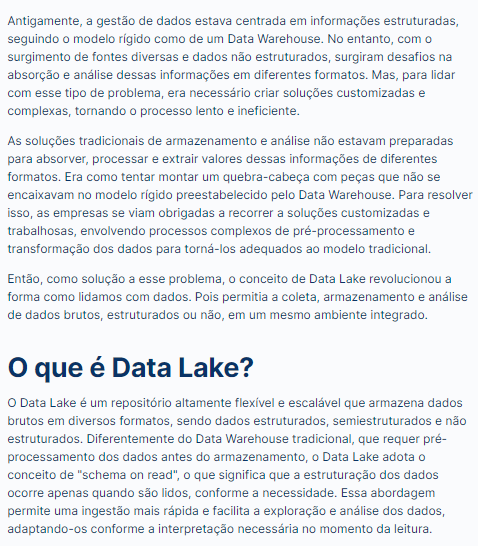
#> input picture testes-reconhecimento-texto/artigo.png, 478 x 546 px, found by its file name
$ jupyter execute Notebook.ipynb   (shell and % lines are left out)
#> lines starting #> are read from the running program, lines starting #| are printed output that depends on the picture; after the words box and inside, x2 and y2 are one past the last pixel; in counts of white or black regions, pixels touching at a corner belong together
<a href="https://colab.research.google.com/github/strawndri/tmcc-voculary/blob/main/Notebook.ipynb" target="_parent"></a>

[cell 1]
import pytesseract as pt
import numpy as np
import cv2
from google.colab.patches import cv2_imshow
from langdetect import detect

[cell 2]
def extrair_texto(imagem):

    codigos = {
        'en': 'eng',
        'es': 'spa',
        'fr': 'fra',
        'id': 'ind',
        'it': 'ita',
        'ja': 'jpn',
        'pt': 'por',
        'th': 'tha',
        'uk': 'ukr',
        'zh-cn': 'chi_sim',
        'zh-tw': 'chi_tra'
    }

    img = cv2.imread(imagem)
#> img is the input picture: shape (546, 478, 3); mean B, G, R 238.3, 234.5, 231.5
    img = cv2.cvtColor(img, cv2.COLOR_BGR2GRAY)
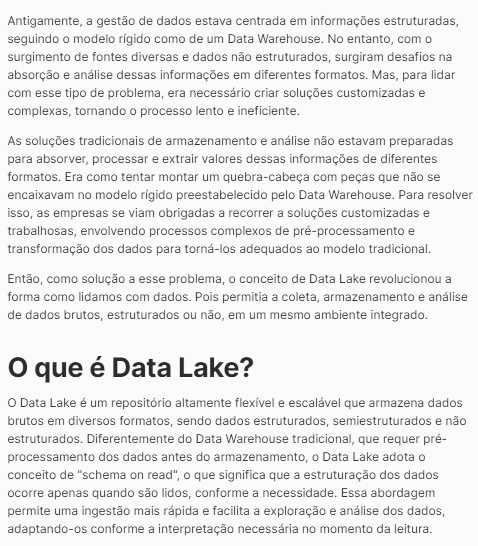
#> img: shape (546, 478); min 44, max 251, mean 234.1
    img_cinza = cv2.resize(img, None, fx=2, fy=2, interpolation=cv2.INTER_LINEAR)
    imagem_suavizada = cv2.GaussianBlur(img_cinza, (5, 5), 0)
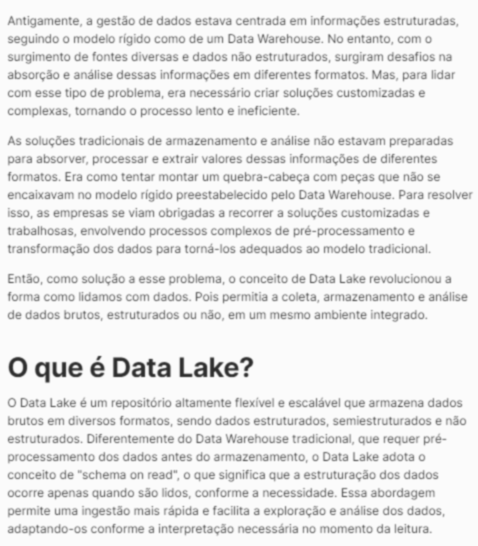
#> imagem_suavizada: shape (1092, 956) (shown at 1/2 size); min 44, max 251, mean 234.1
    # Aplicando thresholding
    _, img_threshold = cv2.threshold(img_cinza, 50, 255, cv2.THRESH_BINARY_INV + cv2.THRESH_OTSU)
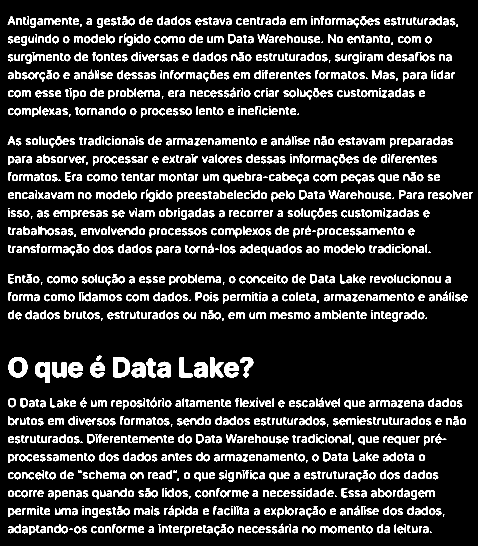
#> img_threshold: shape (1092, 956) (shown at 1/2 size); 14.7% white; 1576 white regions (101 under 20 px), largest, box (x1, y1, x2, y2) and area: (226, 714, 260, 755) 914, (17, 714, 55, 755) 900, (70, 724, 100, 766) 818

    # Verificando se a imagem tem mais pixels pretos do que brancos
    if cv2.countNonZero(img_threshold) < (img_threshold.size / 2):
        # Inversão de cores
        img_threshold = 255 - img_threshold
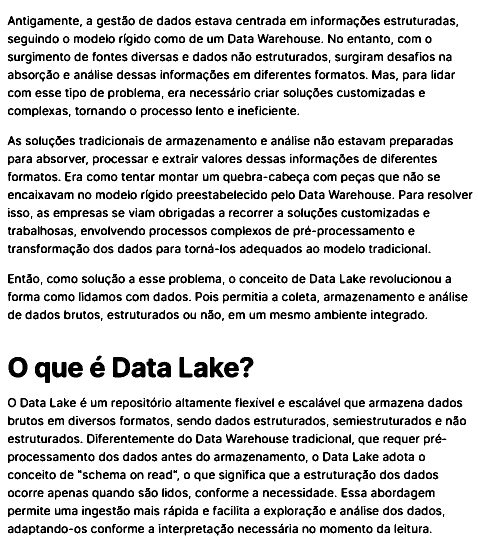
#> img_threshold: shape (1092, 956) (shown at 1/2 size); 85.3% white; 1576 black regions (101 under 20 px), largest, box (x1, y1, x2, y2) and area: (226, 714, 260, 755) 914, (17, 714, 55, 755) 900, (70, 724, 100, 766) 818

    img = img_threshold

    try:
        idioma = codigos[detect(pt.image_to_string(img))]
    except:
      idioma = "eng"

    texto = pt.image_to_string(img, lang=idioma, config='--tessdata-dir tessdata')
    imagem = cv2_imshow(img)

    return imagem, texto

[cell 3]
extrair_texto('/content/drive/MyDrive/VocsImages/artigo.png')
#> (the call stopped at in extrair_texto, `idioma = codigos[detect(pt.image_to_string(img))]`: pytesseract is not available in this run)

[cell 4]
extrair_texto('/content/drive/MyDrive/VocsImages/codigo.png')
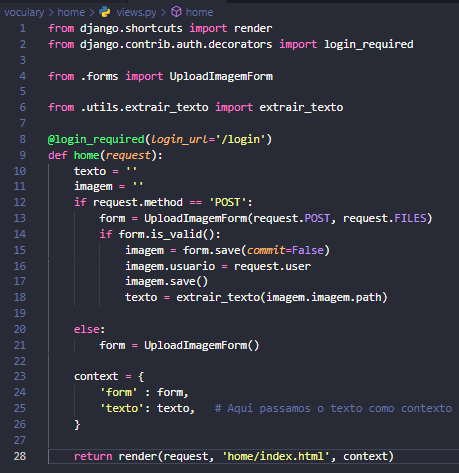
#> input picture testes-reconhecimento-texto/codigo.png, 459 x 473 px, found by its file name
#> in extrair_texto, img is the input picture: shape (473, 459, 3); mean B, G, R 62.3, 50.7, 49.5
#> in extrair_texto (call 2), `img = cv2.cvtColor(img, cv2.COLOR_BGR2GRAY)`:
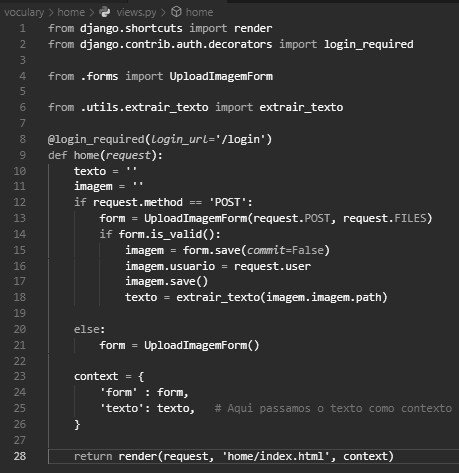
#> img: shape (473, 459); min 26, max 247, mean 51.9
#> in extrair_texto (call 2), `img_cinza = cv2.resize(img, None, fx=2, fy=2, interpolation=cv2.INTER_..`:
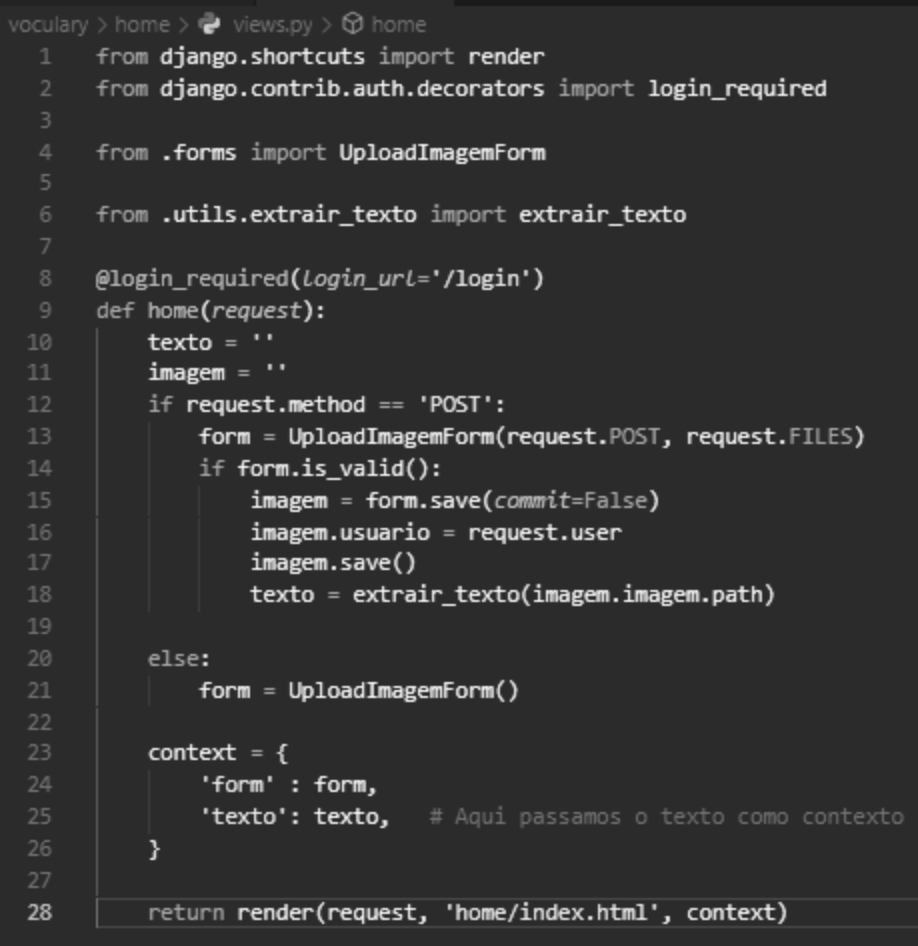
#> img_cinza: shape (946, 918); min 26, max 238, mean 51.9
#> in extrair_texto (call 2), `_, img_threshold = cv2.threshold(img_cinza, 50, 255, cv2.THRESH_BINARY..`:
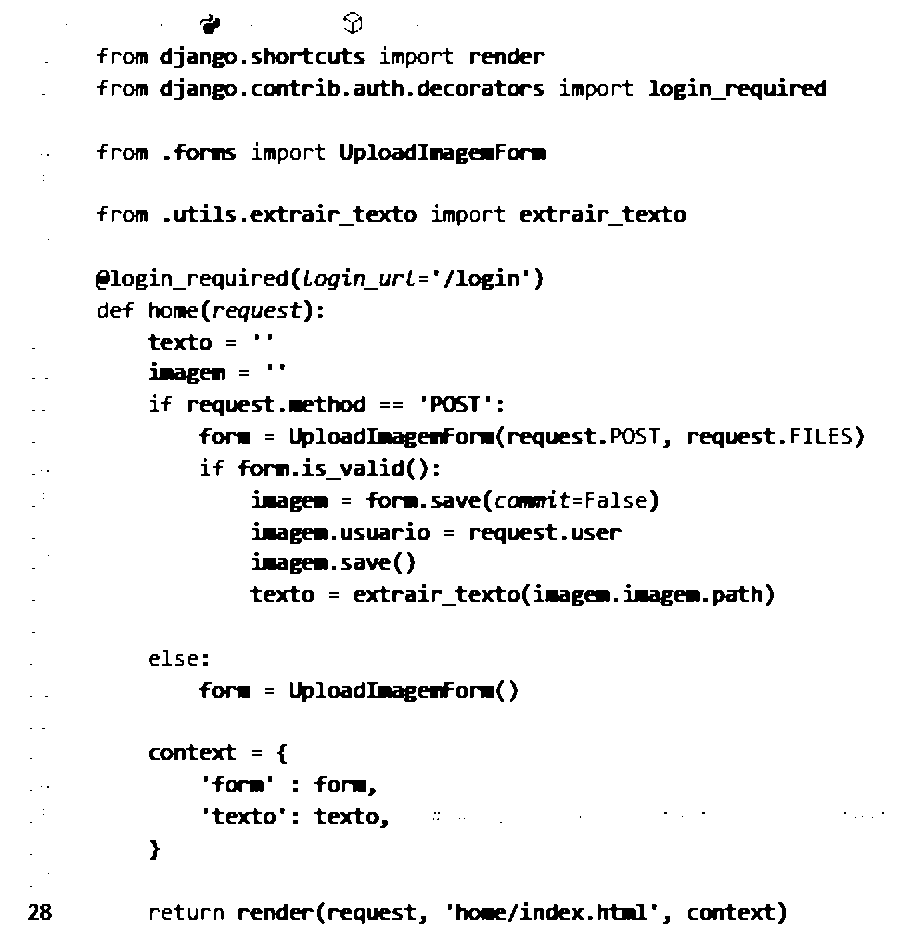
#> img_threshold: shape (946, 918); 94.4% white; 492 black regions (117 under 20 px), largest, box (x1, y1, x2, y2) and area: (624, 590, 700, 606) 735, (149, 368, 225, 384) 731, (367, 428, 417, 448) 529
#> (the call stopped at in extrair_texto, `idioma = codigos[detect(pt.image_to_string(img))]`: pytesseract is not available in this run)
